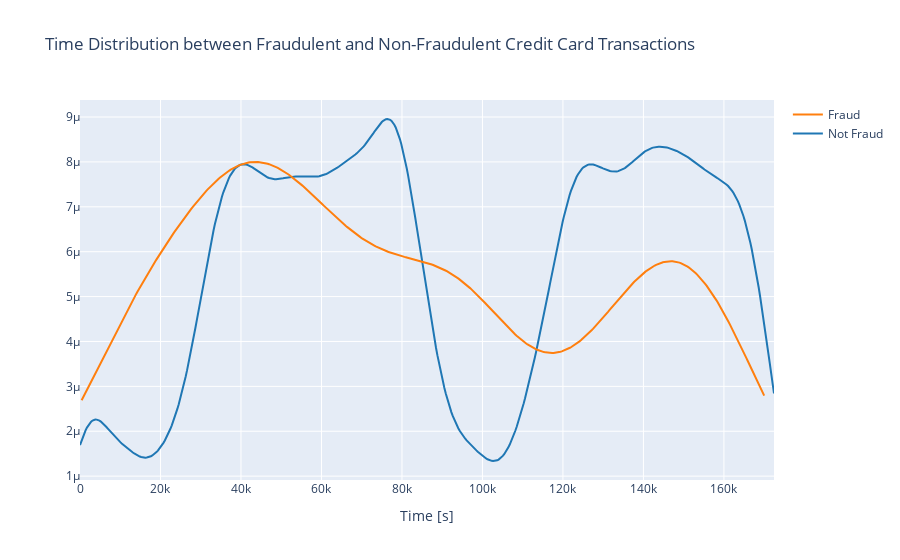

The cell this chart's notebook holds for it:
### Markdown cell above
# Comparison of Time Distribution between Fraudulent and Non-Fraudulent Credit Card Transactions

### Code cell
class_notfraud = dataset.loc[dataset['Class'] == 0]["Time"]
class_fraud = dataset.loc[dataset['Class'] == 1]["Time"]

hist_data = [class_notfraud, class_fraud]
group_label = ['Not Fraud', 'Fraud']

fig = ff.create_distplot(hist_data, group_label, show_hist=False, show_rug=False)
fig['layout'].update(title='Time Distribution between Fraudulent and Non-Fraudulent Credit Card Transactions', xaxis=dict(title='Time [s]'))
iplot(fig, filename='dist_only')

### Figure 1 — Plotly figure (JSON) as saved in the notebook; plotly's stock layout.template omitted (floating-point values rounded to 4 significant figures; data arrays with more than 128 entries replaced by an {"elided": "..."} marker saying what was removed)
{"data": [{"legendgroup": "Not Fraud", "marker": {"color": "rgb(31, 119, 180)"}, "mode": "lines", "name": "Not Fraud", "showlegend": true, "type": "scatter", "x": {"elided": "500 float values"}, "xaxis": "x", "y": {"elided": "500 float values"}, "yaxis": "y"}, {"legendgroup": "Fraud", "marker": {"color": "rgb(255, 127, 14)"}, "mode": "lines", "name": "Fraud", "showlegend": true, "type": "scatter", "x": {"elided": "500 float values"}, "xaxis": "x", "y": {"elided": "500 float values"}, "yaxis": "y"}], "layout": {"barmode": "overlay", "hovermode": "closest", "legend": {"traceorder": "reversed"}, "title": {"text": "Time Distribution between Fraudulent and Non-Fraudulent Credit Card Transactions"}, "xaxis": {"anchor": "y2", "domain": [0, 1], "title": {"text": "Time [s]"}, "zeroline": false}, "yaxis": {"anchor": "free", "domain": [0, 1], "position": 0}}}
